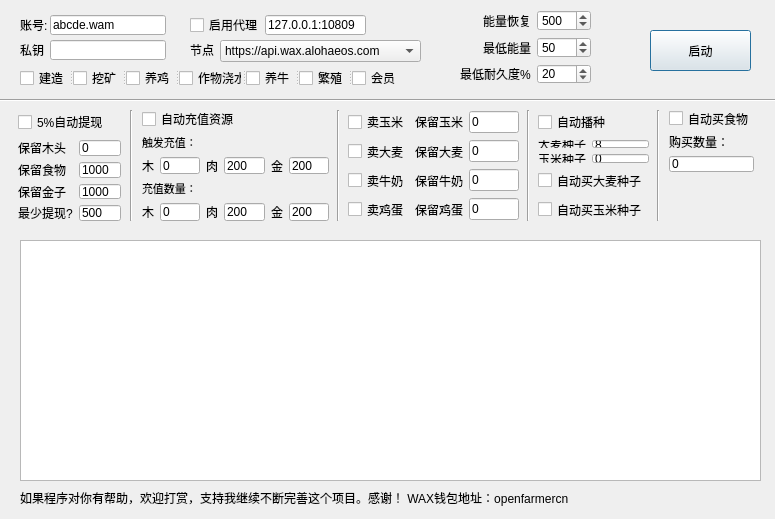
<?xml version="1.0" encoding="UTF-8"?>
<ui version="4.0">
 <class>Dialog</class>
 <widget class="QDialog" name="Dialog">
  <property name="geometry">
   <rect>
    <x>0</x>
    <y>0</y>
    <width>775</width>
    <height>519</height>
   </rect>
  </property>
  <property name="windowTitle">
   <string>农民世界助手</string>
  </property>
  <property name="windowIcon">
   <iconset>
    <normaloff>favicon.ico</normaloff>favicon.ico</iconset>
  </property>
  <widget class="QLabel" name="label_1">
   <property name="geometry">
    <rect>
     <x>20</x>
     <y>17</y>
     <width>41</width>
     <height>16</height>
    </rect>
   </property>
   <property name="text">
    <string>账号:</string>
   </property>
  </widget>
  <widget class="QLineEdit" name="edit_account">
   <property name="geometry">
    <rect>
     <x>50</x>
     <y>15</y>
     <width>116</width>
     <height>20</height>
    </rect>
   </property>
   <property name="text">
    <string>abcde.wam</string>
   </property>
  </widget>
  <widget class="QPlainTextEdit" name="plain_text_edit">
   <property name="geometry">
    <rect>
     <x>20</x>
     <y>240</y>
     <width>741</width>
     <height>241</height>
    </rect>
   </property>
   <property name="readOnly">
    <bool>true</bool>
   </property>
   <property name="maximumBlockCount">
    <number>100</number>
   </property>
  </widget>
  <widget class="QPushButton" name="button_start">
   <property name="geometry">
    <rect>
     <x>650</x>
     <y>30</y>
     <width>101</width>
     <height>41</height>
    </rect>
   </property>
   <property name="text">
    <string>启动</string>
   </property>
  </widget>
  <widget class="QLineEdit" name="edit_proxy">
   <property name="geometry">
    <rect>
     <x>265</x>
     <y>15</y>
     <width>101</width>
     <height>20</height>
    </rect>
   </property>
   <property name="text">
    <string>127.0.0.1:10809</string>
   </property>
  </widget>
  <widget class="QCheckBox" name="checkbox_proxy">
   <property name="geometry">
    <rect>
     <x>190</x>
     <y>15</y>
     <width>71</width>
     <height>20</height>
    </rect>
   </property>
   <property name="text">
    <string>启用代理</string>
   </property>
   <property name="checked">
    <bool>false</bool>
   </property>
  </widget>
  <widget class="QWidget" name="verticalLayoutWidget">
   <property name="geometry">
    <rect>
     <x>18</x>
     <y>110</y>
     <width>103</width>
     <height>111</height>
    </rect>
   </property>
   <layout class="QVBoxLayout" name="verticalLayout">
    <item>
     <widget class="QCheckBox" name="checkbox_withdraw">
      <property name="text">
       <string>5%自动提现</string>
      </property>
      <property name="checked">
       <bool>false</bool>
      </property>
     </widget>
    </item>
    <item>
     <layout class="QFormLayout" name="formLayout">
      <item row="0" column="0">
       <widget class="QLabel" name="label_11">
        <property name="text">
         <string>保留木头</string>
        </property>
       </widget>
      </item>
      <item row="1" column="0">
       <widget class="QLabel" name="label_7">
        <property name="text">
         <string>保留食物</string>
        </property>
       </widget>
      </item>
      <item row="1" column="1">
       <widget class="QLineEdit" name="need_fwf">
        <property name="text">
         <string>1000</string>
        </property>
       </widget>
      </item>
      <item row="2" column="0">
       <widget class="QLabel" name="label_8">
        <property name="text">
         <string>保留金子</string>
        </property>
       </widget>
      </item>
      <item row="2" column="1">
       <widget class="QLineEdit" name="need_fwg">
        <property name="text">
         <string>1000</string>
        </property>
       </widget>
      </item>
      <item row="3" column="0">
       <widget class="QLabel" name="label_9">
        <property name="toolTip">
         <string>最少提现数量，3种材料总和</string>
        </property>
        <property name="text">
         <string>最少提现?</string>
        </property>
       </widget>
      </item>
      <item row="3" column="1">
       <widget class="QLineEdit" name="withdraw_min">
        <property name="text">
         <string>500</string>
        </property>
       </widget>
      </item>
      <item row="0" column="1">
       <widget class="QLineEdit" name="need_fww">
        <property name="inputMethodHints">
         <set>Qt::ImhNone</set>
        </property>
        <property name="text">
         <string>0</string>
        </property>
       </widget>
      </item>
     </layout>
    </item>
   </layout>
  </widget>
  <widget class="QWidget" name="verticalLayoutWidget_2">
   <property name="geometry">
    <rect>
     <x>142</x>
     <y>110</y>
     <width>187</width>
     <height>111</height>
    </rect>
   </property>
   <layout class="QVBoxLayout" name="verticalLayout_3">
    <item>
     <widget class="QCheckBox" name="checkbox_auto_deposit">
      <property name="text">
       <string>自动充值资源</string>
      </property>
      <property name="checked">
       <bool>false</bool>
      </property>
     </widget>
    </item>
    <item>
     <widget class="QLabel" name="label_4">
      <property name="font">
       <font>
        <pointsize>8</pointsize>
       </font>
      </property>
      <property name="autoFillBackground">
       <bool>false</bool>
      </property>
      <property name="styleSheet">
       <string notr="true"/>
      </property>
      <property name="text">
       <string>触发充值：</string>
      </property>
     </widget>
    </item>
    <item>
     <layout class="QGridLayout" name="gridLayout">
      <item row="0" column="1">
       <widget class="QLineEdit" name="fww_min">
        <property name="text">
         <string>0</string>
        </property>
       </widget>
      </item>
      <item row="0" column="2">
       <widget class="QLabel" name="label_13">
        <property name="text">
         <string>肉</string>
        </property>
       </widget>
      </item>
      <item row="0" column="4">
       <widget class="QLabel" name="label_15">
        <property name="text">
         <string>金</string>
        </property>
       </widget>
      </item>
      <item row="0" column="3">
       <widget class="QLineEdit" name="fwf_min">
        <property name="text">
         <string>200</string>
        </property>
       </widget>
      </item>
      <item row="0" column="5">
       <widget class="QLineEdit" name="fwg_min">
        <property name="text">
         <string>200</string>
        </property>
       </widget>
      </item>
      <item row="0" column="0">
       <widget class="QLabel" name="label_17">
        <property name="text">
         <string>木</string>
        </property>
       </widget>
      </item>
     </layout>
    </item>
    <item>
     <widget class="QLabel" name="label_5">
      <property name="font">
       <font>
        <pointsize>8</pointsize>
       </font>
      </property>
      <property name="text">
       <string>充值数量：</string>
      </property>
     </widget>
    </item>
    <item>
     <layout class="QGridLayout" name="gridLayout_2">
      <item row="0" column="1">
       <widget class="QLineEdit" name="deposit_fww">
        <property name="text">
         <string>0</string>
        </property>
       </widget>
      </item>
      <item row="0" column="0">
       <widget class="QLabel" name="label_18">
        <property name="text">
         <string>木</string>
        </property>
       </widget>
      </item>
      <item row="0" column="5">
       <widget class="QLineEdit" name="deposit_fwg">
        <property name="text">
         <string>200</string>
        </property>
       </widget>
      </item>
      <item row="0" column="4">
       <widget class="QLabel" name="label_19">
        <property name="text">
         <string>金</string>
        </property>
       </widget>
      </item>
      <item row="0" column="3">
       <widget class="QLineEdit" name="deposit_fwf">
        <property name="text">
         <string>200</string>
        </property>
       </widget>
      </item>
      <item row="0" column="2">
       <widget class="QLabel" name="label_20">
        <property name="text">
         <string>肉</string>
        </property>
       </widget>
      </item>
     </layout>
    </item>
   </layout>
  </widget>
  <widget class="Line" name="line">
   <property name="geometry">
    <rect>
     <x>-44</x>
     <y>90</y>
     <width>0</width>
     <height>20</height>
    </rect>
   </property>
   <property name="orientation">
    <enum>Qt::Horizontal</enum>
   </property>
  </widget>
  <widget class="QWidget" name="gridLayoutWidget">
   <property name="geometry">
    <rect>
     <x>348</x>
     <y>110</y>
     <width>171</width>
     <height>111</height>
    </rect>
   </property>
   <layout class="QGridLayout" name="gridLayout_3">
    <item row="0" column="0">
     <widget class="QCheckBox" name="checkbox_sell_corn">
      <property name="text">
       <string>卖玉米</string>
      </property>
      <property name="checked">
       <bool>false</bool>
      </property>
     </widget>
    </item>
    <item row="0" column="2">
     <widget class="QLineEdit" name="remaining_corn_num">
      <property name="text">
       <string>0</string>
      </property>
     </widget>
    </item>
    <item row="0" column="1">
     <widget class="QLabel" name="label_10">
      <property name="text">
       <string>保留玉米</string>
      </property>
     </widget>
    </item>
    <item row="1" column="0">
     <widget class="QCheckBox" name="checkbox_sell_barley">
      <property name="text">
       <string>卖大麦</string>
      </property>
      <property name="checked">
       <bool>false</bool>
      </property>
     </widget>
    </item>
    <item row="2" column="0">
     <widget class="QCheckBox" name="checkbox_sell_milk">
      <property name="text">
       <string>卖牛奶</string>
      </property>
      <property name="checked">
       <bool>false</bool>
      </property>
     </widget>
    </item>
    <item row="3" column="0">
     <widget class="QCheckBox" name="checkbox_sell_egg">
      <property name="text">
       <string>卖鸡蛋</string>
      </property>
      <property name="checked">
       <bool>false</bool>
      </property>
     </widget>
    </item>
    <item row="1" column="1">
     <widget class="QLabel" name="label_12">
      <property name="text">
       <string>保留大麦</string>
      </property>
     </widget>
    </item>
    <item row="2" column="1">
     <widget class="QLabel" name="label_14">
      <property name="text">
       <string>保留牛奶</string>
      </property>
     </widget>
    </item>
    <item row="3" column="1">
     <widget class="QLabel" name="label_16">
      <property name="text">
       <string>保留鸡蛋</string>
      </property>
     </widget>
    </item>
    <item row="1" column="2">
     <widget class="QLineEdit" name="remaining_barley_num">
      <property name="text">
       <string>0</string>
      </property>
     </widget>
    </item>
    <item row="2" column="2">
     <widget class="QLineEdit" name="remaining_milk_num">
      <property name="text">
       <string>0</string>
      </property>
     </widget>
    </item>
    <item row="3" column="2">
     <widget class="QLineEdit" name="remaining_egg_num">
      <property name="text">
       <string>0</string>
      </property>
     </widget>
    </item>
   </layout>
  </widget>
  <widget class="QWidget" name="gridLayoutWidget_2">
   <property name="geometry">
    <rect>
     <x>460</x>
     <y>10</y>
     <width>131</width>
     <height>74</height>
    </rect>
   </property>
   <layout class="QGridLayout" name="gridLayout_4">
    <item row="0" column="0" alignment="Qt::AlignRight">
     <widget class="QLabel" name="label_2">
      <property name="text">
       <string>能量恢复</string>
      </property>
     </widget>
    </item>
    <item row="2" column="1">
     <widget class="QSpinBox" name="spinbox_min_durability">
      <property name="keyboardTracking">
       <bool>true</bool>
      </property>
      <property name="suffix">
       <string notr="true"/>
      </property>
      <property name="maximum">
       <number>2000</number>
      </property>
      <property name="singleStep">
       <number>10</number>
      </property>
      <property name="value">
       <number>20</number>
      </property>
     </widget>
    </item>
    <item row="0" column="1">
     <widget class="QSpinBox" name="spinbox_energy">
      <property name="maximum">
       <number>9000</number>
      </property>
      <property name="singleStep">
       <number>100</number>
      </property>
      <property name="value">
       <number>500</number>
      </property>
     </widget>
    </item>
    <item row="1" column="0" alignment="Qt::AlignRight">
     <widget class="QLabel" name="label_3">
      <property name="text">
       <string>最低能量</string>
      </property>
     </widget>
    </item>
    <item row="2" column="0">
     <widget class="QLabel" name="label_6">
      <property name="text">
       <string>最低耐久度%</string>
      </property>
     </widget>
    </item>
    <item row="1" column="1">
     <widget class="QSpinBox" name="spinbox_min_energy">
      <property name="enabled">
       <bool>true</bool>
      </property>
      <property name="maximum">
       <number>9000</number>
      </property>
      <property name="singleStep">
       <number>10</number>
      </property>
      <property name="value">
       <number>50</number>
      </property>
     </widget>
    </item>
   </layout>
  </widget>
  <widget class="QWidget" name="verticalLayoutWidget_3">
   <property name="geometry">
    <rect>
     <x>538</x>
     <y>110</y>
     <width>111</width>
     <height>111</height>
    </rect>
   </property>
   <layout class="QVBoxLayout" name="verticalLayout_4">
    <item>
     <widget class="QCheckBox" name="checkbox_auto_plant">
      <property name="text">
       <string>自动播种</string>
      </property>
      <property name="checked">
       <bool>false</bool>
      </property>
     </widget>
    </item>
    <item>
     <layout class="QFormLayout" name="formLayout_4">
      <item row="0" column="0">
       <widget class="QLabel" name="label_21">
        <property name="text">
         <string>大麦种子</string>
        </property>
       </widget>
      </item>
      <item row="1" column="0">
       <widget class="QLabel" name="label_22">
        <property name="text">
         <string>玉米种子</string>
        </property>
       </widget>
      </item>
      <item row="1" column="1">
       <widget class="QLineEdit" name="cornseed_num">
        <property name="text">
         <string>0</string>
        </property>
       </widget>
      </item>
      <item row="0" column="1">
       <widget class="QLineEdit" name="barleyseed_num">
        <property name="text">
         <string>8</string>
        </property>
       </widget>
      </item>
     </layout>
    </item>
    <item>
     <widget class="QCheckBox" name="checkbox_buy_barley_seed">
      <property name="text">
       <string>自动买大麦种子</string>
      </property>
      <property name="checked">
       <bool>false</bool>
      </property>
     </widget>
    </item>
    <item>
     <widget class="QCheckBox" name="checkbox_buy_corn_seed">
      <property name="text">
       <string>自动买玉米种子</string>
      </property>
      <property name="checked">
       <bool>false</bool>
      </property>
     </widget>
    </item>
   </layout>
  </widget>
  <widget class="Line" name="line_3">
   <property name="geometry">
    <rect>
     <x>123</x>
     <y>110</y>
     <width>16</width>
     <height>111</height>
    </rect>
   </property>
   <property name="orientation">
    <enum>Qt::Vertical</enum>
   </property>
  </widget>
  <widget class="Line" name="line_4">
   <property name="geometry">
    <rect>
     <x>330</x>
     <y>110</y>
     <width>16</width>
     <height>111</height>
    </rect>
   </property>
   <property name="orientation">
    <enum>Qt::Vertical</enum>
   </property>
  </widget>
  <widget class="Line" name="line_5">
   <property name="geometry">
    <rect>
     <x>520</x>
     <y>110</y>
     <width>16</width>
     <height>111</height>
    </rect>
   </property>
   <property name="orientation">
    <enum>Qt::Vertical</enum>
   </property>
  </widget>
  <widget class="QLabel" name="label_24">
   <property name="geometry">
    <rect>
     <x>20</x>
     <y>490</y>
     <width>561</width>
     <height>16</height>
    </rect>
   </property>
   <property name="text">
    <string>如果程序对你有帮助，欢迎打赏，支持我继续不断完善这个项目。感谢！ WAX钱包地址：openfarmercn </string>
   </property>
  </widget>
  <widget class="Line" name="line_6">
   <property name="geometry">
    <rect>
     <x>0</x>
     <y>92</y>
     <width>821</width>
     <height>16</height>
    </rect>
   </property>
   <property name="orientation">
    <enum>Qt::Horizontal</enum>
   </property>
  </widget>
  <widget class="QWidget" name="verticalLayoutWidget_4">
   <property name="geometry">
    <rect>
     <x>669</x>
     <y>110</y>
     <width>85</width>
     <height>62</height>
    </rect>
   </property>
   <layout class="QVBoxLayout" name="verticalLayout_2">
    <item>
     <widget class="QCheckBox" name="checkbox_buy_food">
      <property name="toolTip">
       <string>自动买食物[玉米或大麦]（喂动物食物不够时，触发购买）</string>
      </property>
      <property name="text">
       <string>自动买食物</string>
      </property>
      <property name="checked">
       <bool>false</bool>
      </property>
     </widget>
    </item>
    <item>
     <widget class="QLabel" name="label_23">
      <property name="toolTip">
       <string>一次购买的数量</string>
      </property>
      <property name="text">
       <string>购买数量：</string>
      </property>
     </widget>
    </item>
    <item>
     <widget class="QLineEdit" name="buy_food_num">
      <property name="text">
       <string>0</string>
      </property>
     </widget>
    </item>
   </layout>
  </widget>
  <widget class="Line" name="line_7">
   <property name="geometry">
    <rect>
     <x>650</x>
     <y>110</y>
     <width>16</width>
     <height>111</height>
    </rect>
   </property>
   <property name="orientation">
    <enum>Qt::Vertical</enum>
   </property>
  </widget>
  <widget class="QSplitter" name="splitter">
   <property name="geometry">
    <rect>
     <x>20</x>
     <y>70</y>
     <width>381</width>
     <height>16</height>
    </rect>
   </property>
   <property name="orientation">
    <enum>Qt::Horizontal</enum>
   </property>
   <widget class="QCheckBox" name="checkbox_build">
    <property name="text">
     <string>建造</string>
    </property>
    <property name="checked">
     <bool>false</bool>
    </property>
   </widget>
   <widget class="QCheckBox" name="checkbox_mining">
    <property name="text">
     <string>挖矿</string>
    </property>
    <property name="checked">
     <bool>false</bool>
    </property>
   </widget>
   <widget class="QCheckBox" name="checkbox_chicken">
    <property name="text">
     <string>养鸡</string>
    </property>
    <property name="checked">
     <bool>false</bool>
    </property>
   </widget>
   <widget class="QCheckBox" name="checkbox_plant">
    <property name="text">
     <string>作物浇水</string>
    </property>
    <property name="checked">
     <bool>false</bool>
    </property>
   </widget>
   <widget class="QCheckBox" name="checkbox_cow">
    <property name="text">
     <string>养牛</string>
    </property>
    <property name="checked">
     <bool>false</bool>
    </property>
   </widget>
   <widget class="QCheckBox" name="checkbox_breeding">
    <property name="text">
     <string>繁殖</string>
    </property>
    <property name="checked">
     <bool>false</bool>
    </property>
   </widget>
   <widget class="QCheckBox" name="checkbox_mbs">
    <property name="text">
     <string>会员</string>
    </property>
    <property name="checked">
     <bool>false</bool>
    </property>
   </widget>
  </widget>
  <widget class="QLabel" name="label_25">
   <property name="geometry">
    <rect>
     <x>20</x>
     <y>42</y>
     <width>41</width>
     <height>16</height>
    </rect>
   </property>
   <property name="text">
    <string>私钥</string>
   </property>
  </widget>
  <widget class="QLineEdit" name="edit_private_key">
   <property name="geometry">
    <rect>
     <x>50</x>
     <y>40</y>
     <width>116</width>
     <height>20</height>
    </rect>
   </property>
   <property name="text">
    <string/>
   </property>
  </widget>
  <widget class="QLabel" name="label_26">
   <property name="geometry">
    <rect>
     <x>190</x>
     <y>42</y>
     <width>41</width>
     <height>16</height>
    </rect>
   </property>
   <property name="text">
    <string>节点</string>
   </property>
  </widget>
  <widget class="QComboBox" name="comboBox_rpc_domain">
   <property name="geometry">
    <rect>
     <x>220</x>
     <y>40</y>
     <width>201</width>
     <height>22</height>
    </rect>
   </property>
   <item>
    <property name="text">
     <string>https://api.wax.alohaeos.com</string>
    </property>
   </item>
   <item>
    <property name="text">
     <string>https://wax.dapplica.io</string>
    </property>
   </item>
   <item>
    <property name="text">
     <string>https://wax.pink.gg</string>
    </property>
   </item>
   <item>
    <property name="text">
     <string>https://api.waxsweden.org</string>
    </property>
   </item>
   <item>
    <property name="text">
     <string>https://wax.dapplica.io</string>
    </property>
   </item>
   <item>
    <property name="text">
     <string>https://wax.eosphere.io</string>
    </property>
   </item>
   <item>
    <property name="text">
     <string>https://api.wax.greeneosio.com</string>
    </property>
   </item>
   <item>
    <property name="text">
     <string>https://wax.cryptolions.io</string>
    </property>
   </item>
  </widget>
 </widget>
 <resources/>
 <connections/>
</ui>
